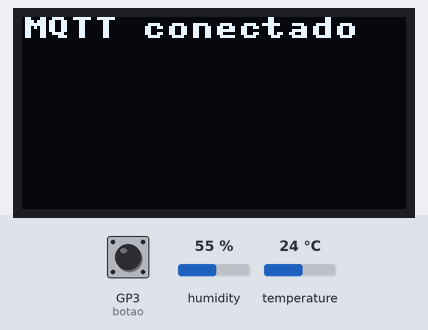
Simulated run of this program. Board: Raspberry Pi Pico running MicroPython. Parts: 128×64 one-colour display. The test bench sets the inputs (shaded band); at power-on: GP3 (botao) LOW, humidity 55 %, temperature 24 °C. WiFi joins after 1.5 s; the clock reads 2024-03-15 10:24:30 at power-on unless the program sets it; no MQTT or app messages arrive unless stated; what the program prints to the serial console is not drawn.

Above: at 2.3 s.
At 4.4 s:
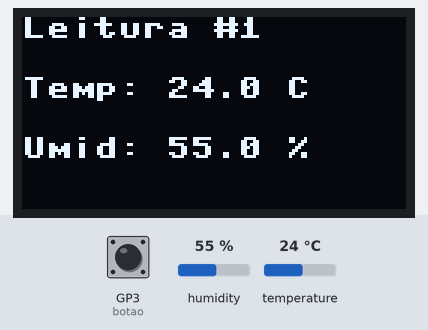

The program:

novo12_main_dados_2PicoW_led_verde_MAto.py
```python
import network
import time
import machine
from umqtt.simple import MQTTClient
import json
import ntptime
import binascii

from machine import Pin, I2C, WDT
import ssd1306
import dht

# ==================== Configuração de Periféricos ====================
# Configuração do Watchdog (máximo de 8000 ms)
# O WDT precisa ser alimentado frequentemente para não reiniciar a placa.
wdt = WDT(timeout=8000)

# Configuração I2C do OLED
i2c = I2C(0, scl=Pin(1), sda=Pin(0))
oled_width = 128
oled_height = 64
oled = ssd1306.SSD1306_I2C(oled_width, oled_height, i2c,addr=0x3D)

# Configuração do DHT22
sensor = dht.DHT22(Pin(2))

# Configuração do botão
botao = Pin(3, Pin.IN, Pin.PULL_DOWN)

# ==================== Configurações Wi-Fi e MQTT ====================
SSID = "Eliete_2G"
PASSWORD = "senha01957"
MQTT_SERVER = "192.168.15.14"
MQTT_PORT = 1883
MQTT_USER = "icts"
MQTT_PASSWORD = "icts"
TOPIC_PUB_ALL = b"Mato_Temperatura" # Led Verde Pic0_W11f0bb

# ==================== Funções de Conexão ====================
def conecta_wifi():
    wlan = network.WLAN(network.STA_IF)
    wlan.active(True)

    mac_bytes = wlan.config('mac')
    mac_hex = binascii.hexlify(mac_bytes).decode()
    hostname_placa = "Pico W_" + mac_hex[-6:]

    wlan.config(hostname=hostname_placa)
    print(f"Tentando conectar com o nome de host: {hostname_placa}")

    wlan.connect(SSID, PASSWORD)
    oled.fill(0)
    oled.text("Conectando Wi-Fi", 0, 0)
    oled.show()

    # Aguarda a conexão Wi-Fi. Alimenta o WDT a cada segundo.
    max_tentativas_wifi = 30  # Tentar por 30 segundos
    tentativas_wifi = 0
    while not wlan.isconnected() and tentativas_wifi < max_tentativas_wifi:
        wdt.feed() # Alimenta o WDT para evitar timeout durante a espera
        time.sleep(1)
        tentativas_wifi += 1

    if not wlan.isconnected():
        print("Falha na conexão Wi-Fi.")
        return None, None

    print("Conectado ao Wi-Fi:", wlan.ifconfig())

    try:
        ntptime.host = "a.ntp.br"
        ntptime.settime()
        print("Data e hora sincronizadas via NTP.")
    except Exception as e:
        print("Erro ao sincronizar NTP:", e)

    return wlan, hostname_placa

def conecta_mqtt(client_id):
    client = MQTTClient(client_id, MQTT_SERVER, port=MQTT_PORT, user=MQTT_USER, password=MQTT_PASSWORD)
    client.connect()
    oled.fill(0)
    oled.text("MQTT conectado", 0, 0)
    oled.show()
    print("Conectado ao broker MQTT")
    return client

# ==================== Funções para o DHT e OLED ====================
def mostrar_dados(leitura_num, temp, hum):
    oled.fill(0)
    oled.text("Leitura #{}".format(leitura_num), 0, 0)
    oled.text("Temp: {:.1f} C".format(temp), 0, 20)
    oled.text("Umid: {:.1f} %".format(hum), 0, 40)
    oled.show()

# ==================== Programa Principal ====================
leitura_numero = 0

try:
    # Primeira tentativa de conexão ao iniciar
    wlan, hostname_placa = conecta_wifi()
    if wlan is None:
        print("Falha na primeira conexão Wi-Fi, reiniciando...")
        oled.text("Erro Wi-Fi!", 0, 0)
        oled.show()
        time.sleep(5)
        machine.reset()

    client = conecta_mqtt(hostname_placa)

    while True:
        wdt.feed()
        leitura_numero += 1

        # --- Verificação de robustez: Garante que o Wi-Fi está ativo ---
        if not wlan.isconnected():
            print("Conexão Wi-Fi perdida. Tentando reconectar...")
            try:
                wlan, hostname_placa = conecta_wifi()
                if wlan:
                    client = conecta_mqtt(hostname_placa)
                else:
                    print("Falha na reconexão Wi-Fi, reiniciando...")
                    machine.reset()
            except Exception as e:
                print("Falha na reconexão completa. Reiniciando...")
                machine.reset()
        # --- Fim da verificação de robustez ---

        try:
            time.sleep(2)
            sensor.measure()
            temp = sensor.temperature()
            hum = sensor.humidity()

            mostrar_dados(leitura_numero, temp, hum)

            print("=== Leitura #{} ===".format(leitura_numero))
            print("Temperatura: {:.1f} C, Umidade: {:.1f} %".format(temp, hum))
            print("Servidor: {}".format(MQTT_SERVER))

            dados_leitura = {
                "leitura_numero": leitura_numero,
                "temperatura": temp,
                "umidade": hum,
                "hostname": hostname_placa
            }

            msg = json.dumps(dados_leitura)

            # Lógica de publicação com tentativas
            tentativas_pub = 0
            publicado_sucesso = False
            while tentativas_pub < 3 and not publicado_sucesso:
                try:
                    client.publish(TOPIC_PUB_ALL, msg.encode())
                    print("Publicado com sucesso: " + msg)
                    publicado_sucesso = True
                except Exception as e:
                    print("Erro de publicação, tentando reconectar... Tentativa {}".format(tentativas_pub + 1))
                    oled.fill(0)
                    oled.text("Erro Pub!", 0, 20)
                    oled.show()
                    time.sleep(5)
                    try:
                        client.disconnect()
                        client = conecta_mqtt(hostname_placa)
                    except Exception as e_recon:
                        print("Erro na reconexão:", e_recon)
                    tentativas_pub += 1

            if not publicado_sucesso:
                print("Falha na publicação após 3 tentativas. Reiniciando...")
                oled.fill(0)
                oled.text("Falha!", 0, 20)
                oled.show()
                time.sleep(5)
                machine.reset()

        except OSError as e:
            oled.fill(0)
            oled.text("Erro sensor", 0, 20)
            oled.show()
            print("Erro de leitura do sensor:", e)

        print("Iniciando espera de 3 minutos...")
        for _ in range(180):
            wdt.feed() # Mantém o WDT alimentado durante a espera
            if botao.value():
                # Código para lidar com o botão, se necessário.
                pass
            time.sleep(1)

except Exception as e:
    oled.fill(0)
    oled.text("ERRO CRITICO", 0, 20)
    oled.text(str(e), 0, 40)
    oled.show()
    print("Erro critico:", e)
    machine.reset()
```

Measured:
- what the display in image 0 shows lasts 2.0 s, from 2.3 s to 4.3 s
